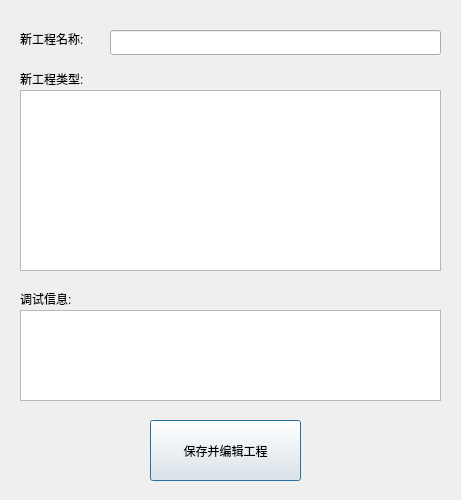
<?xml version="1.0" encoding="UTF-8"?>
<ui version="4.0">
 <class>newprojectDlg</class>
 <widget class="QDialog" name="newprojectDlg">
  <property name="geometry">
   <rect>
    <x>0</x>
    <y>0</y>
    <width>461</width>
    <height>500</height>
   </rect>
  </property>
  <property name="windowTitle">
   <string>Dialog</string>
  </property>
  <widget class="QListWidget" name="project_Id">
   <property name="geometry">
    <rect>
     <x>20</x>
     <y>90</y>
     <width>421</width>
     <height>181</height>
    </rect>
   </property>
  </widget>
  <widget class="QLabel" name="label">
   <property name="geometry">
    <rect>
     <x>20</x>
     <y>30</y>
     <width>81</width>
     <height>17</height>
    </rect>
   </property>
   <property name="text">
    <string>新工程名称:</string>
   </property>
  </widget>
  <widget class="QLineEdit" name="project_name">
   <property name="geometry">
    <rect>
     <x>110</x>
     <y>30</y>
     <width>331</width>
     <height>25</height>
    </rect>
   </property>
  </widget>
  <widget class="QLabel" name="label_2">
   <property name="geometry">
    <rect>
     <x>20</x>
     <y>70</y>
     <width>91</width>
     <height>17</height>
    </rect>
   </property>
   <property name="text">
    <string>新工程类型:</string>
   </property>
  </widget>
  <widget class="QPushButton" name="pushButton">
   <property name="geometry">
    <rect>
     <x>150</x>
     <y>420</y>
     <width>151</width>
     <height>61</height>
    </rect>
   </property>
   <property name="text">
    <string>保存并编辑工程</string>
   </property>
  </widget>
  <widget class="QTextBrowser" name="record">
   <property name="geometry">
    <rect>
     <x>20</x>
     <y>310</y>
     <width>421</width>
     <height>91</height>
    </rect>
   </property>
  </widget>
  <widget class="QLabel" name="label_3">
   <property name="geometry">
    <rect>
     <x>20</x>
     <y>290</y>
     <width>91</width>
     <height>17</height>
    </rect>
   </property>
   <property name="text">
    <string>调试信息:</string>
   </property>
  </widget>
 </widget>
 <resources/>
 <connections/>
</ui>
